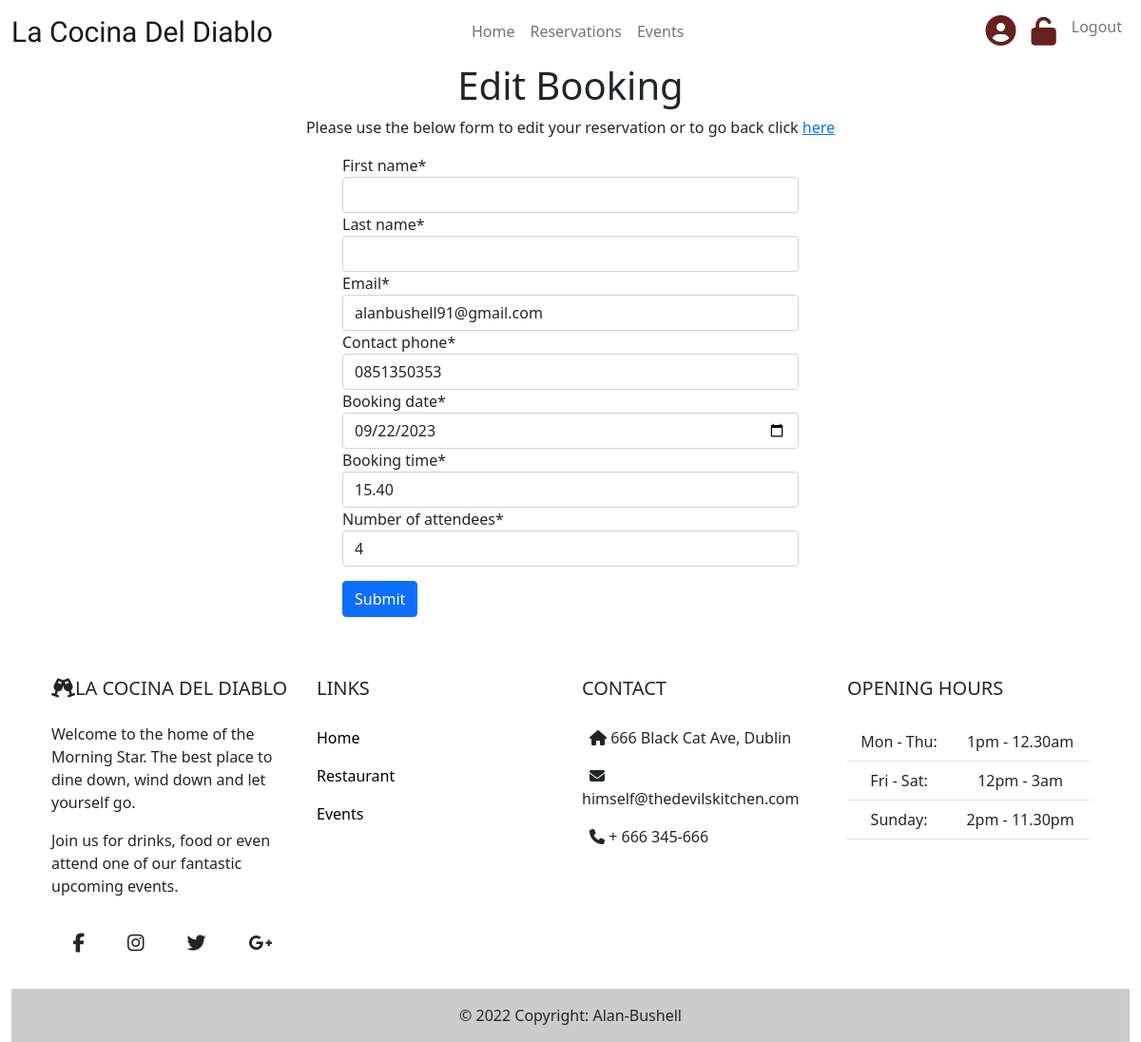
Page /edit_booking/9 (signed in) on the committed database.
### restaurant/models.py (models this page shows, shortened)
class Booking(models.Model):
    email = models.EmailField()
    contact_phone = models.CharField(max_length=15, null=False, blank=False)
    booking_date = models.DateField(null=False, blank=False)
    booking_time = models.CharField(null=False, blank=False, max_length=5)
    number_of_attendees = models.IntegerField(default=2, blank=False)
    booking_status = models.IntegerField(choices=BOOKING_STATUS, default=0)
    customer = models.ForeignKey('Customer', null=True, on_delete=models.CASCADE)

### restaurant/views.py (the view, shortened to what this page needs)
# urls.py: path('edit_booking/<booking_id>', views.edit_booking, name='edit_booking'),
def edit_booking(request, booking_id):
    booking = get_object_or_404(Booking, id=booking_id)
    form = BookingForm(instance=booking)
    booking = BookingForm(instance=booking)
    context = {
        'form': form
    }
    return render(request, 'edit_booking.html', context)

### restaurant/forms.py
class BookingForm(ModelForm):
    def __init__(self, *args, **kwargs):
        super().__init__(*args, **kwargs)
        self.helper = FormHelper(self)
        self.helper.add_input(Submit('submit', 'Submit'))
    first_name = forms.CharField(max_length=40)
    last_name = forms.CharField(max_length=100)
    email = forms.EmailField(required=True)
    contact_phone = forms.CharField(max_length=15)
    booking_date = forms.DateField(widget=forms.DateInput
                                   (attrs={'type': 'date',
                                    'min': datetime.now().date()}))
    booking_time = forms.CharField(max_length=5)
    number_of_attendees = forms.IntegerField()
    class Meta:
        model = Booking
        fields = ['first_name', 'last_name', 'email', 'contact_phone',
                  'booking_date', 'booking_time', 'number_of_attendees']

### templates/edit_booking.html
{% extends "base.html" %}
{% load crispy_forms_tags %}
{% block content %}
{% if user.is_authenticated %}
    <h1 class="text-center">Edit Booking</h1>
    <p class="text-center cancel-booking-changes">Please use the below form to edit your reservation or to go back click <a href="{% url 'profile' %}">here</a></p>
    <form method="POST" class="edit-booking-form">
        {% crispy form %}
    </form>
{% else %}
    <h3 class="text-center">Please login or sign up to an account to be able to make a booking</h3>
{% endif %}
{%endblock%}

### static/css/style.css (style rules this page uses)
body { display: flex; flex-direction: row; }
.text-center { align-self: center; text-align: center; }
.btn-primary { margin-top: 15px; text-align: center; margin-bottom: 15px; }
.edit-booking-form { display: flex; flex-direction: column; width: 40%; margin-left: 30%; }

### rows in the picture
Booking: email "alanbushell91@gmail.com", contact_phone "0851350353", booking_date "09/22/2023", booking_time "15.40", number_of_attendees "4"
